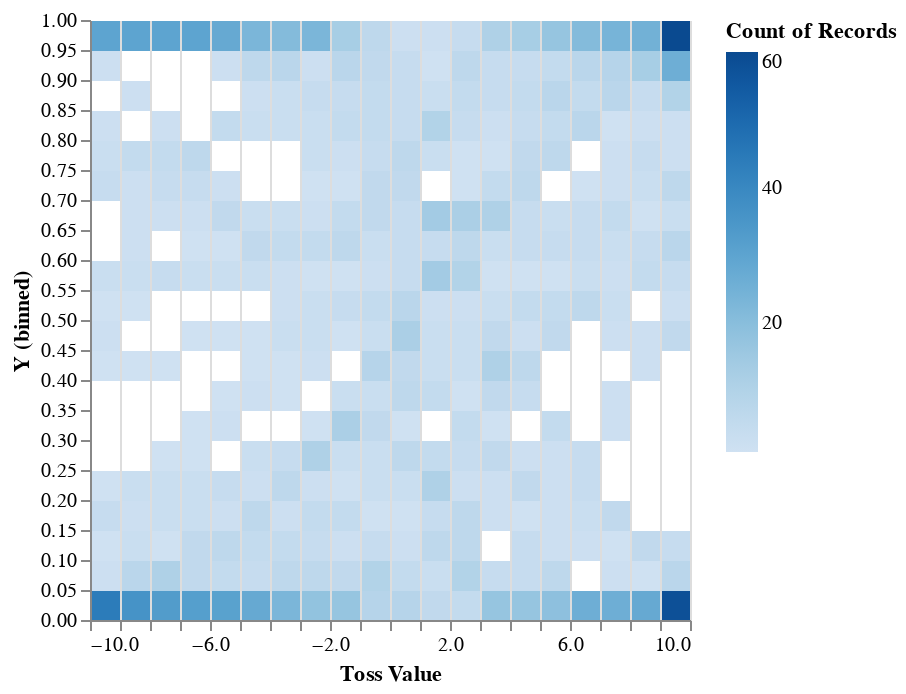

The cell this chart's notebook holds for it:
### Markdown cell above
here is the distribution as a density plot

### Code cell
vlShow $ density2DPlot xPoints yPoints

### Figure 1 — Vega-Lite specification as saved in the notebook (floating-point values rounded to 4 significant figures; data arrays with more than 128 entries replaced by an {"elided": "..."} marker saying what was removed)
{"$schema": "https://vega.github.io/schema/vega-lite/v3.json", "config": {"axis": {"domainWidth": 1}, "selection": {"single": {"on": "dblclick"}}, "view": {"stroke": "transparent"}}, "data": {"values": {"elided": "2100 records"}}, "description": "Logistic Regression", "encoding": {"color": {"aggregate": "count", "field": "col", "scale": {"scheme": {"extent": [0, 1], "name": "blues"}}, "type": "quantitative"}, "x": {"axis": {"grid": true, "title": "Toss Value"}, "bin": {"maxbins": 20}, "field": "X", "type": "quantitative"}, "y": {"axis": {"grid": false}, "bin": {"maxbins": 20}, "field": "Y", "type": "quantitative"}}, "height": 300, "mark": "rect", "width": 300}
